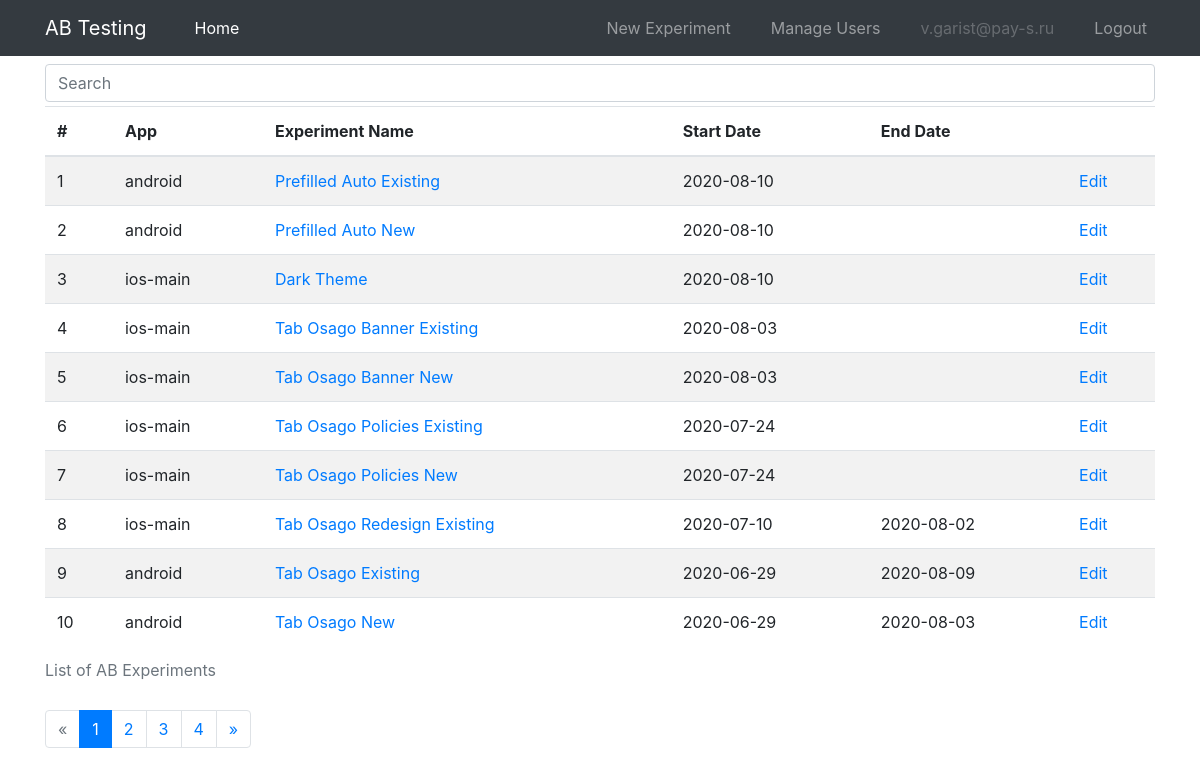
Before: /index (signed in) with the older database file.
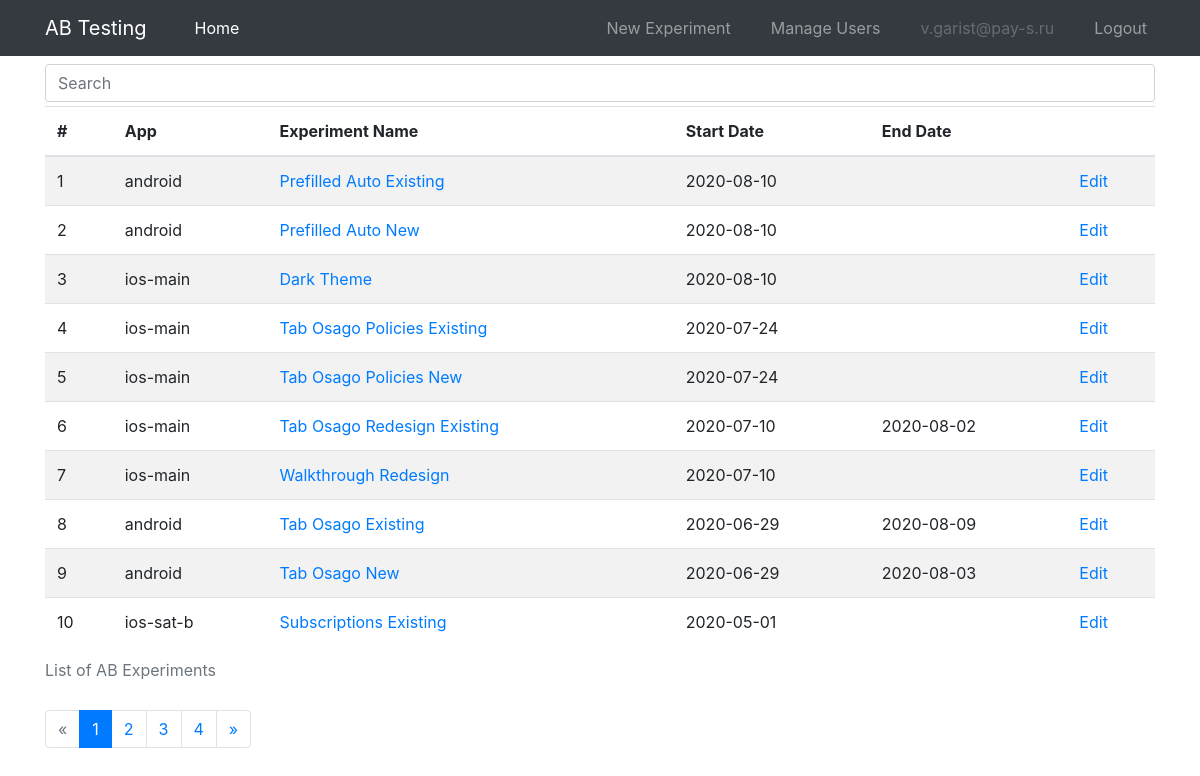
After: the same page with the newer database file.
### models.py (models this page shows, shortened)
class User(UserMixin, db.Model):
    id = db.Column(db.Integer, primary_key=True)
    email = db.Column(db.String(120), index=True, unique=True)
    password_hash = db.Column(db.String(128))
    is_admin = db.Column(db.Boolean, unique=False, default=False)

class ABExperiment(db.Model):
    __tablename__ = "experiment"
    __table_args__ = (db.UniqueConstraint('app_id', 'name', name="unique_constraint_app_exp"), )
    id = db.Column(db.Integer, primary_key=True)
    app_id = db.Column(db.Integer, db.ForeignKey("app.id"))
    name = db.Column(db.String(120), index=True)
    description = db.Column(db.Text)
    metrics = db.Column(db.Text)
    start_date = db.Column(db.Date)
    end_date = db.Column(db.Date)
    options = db.relationship('ABOption', backref='experiment') # cascade="all, delete-orphan"
    @property
    def clean_name(self):
        clean_name = " ".join(
            [i.capitalize() for i in self.name.split("_") if i not in ("exp", "ios", "android")]
        )
        return clean_name

class App(db.Model):
    __tablename__ = "app"
    id = db.Column(db.Integer, primary_key=True)
    name = db.Column(db.String(120), index=True, unique=True)
    experiments = db.relationship('ABExperiment', backref='app')

### ab/ab.py (the view)
@bp.route("/")
@bp.route("/index")
@login_required
def index():
    page = request.args.get("page", default=1, type=int)
    q = request.args.get("q", default="")
    exp_pagination = ABExperiment.query \
        .join(App, ABExperiment.app_id == App.id) \
        .filter(
            (ABExperiment.name.like(f"%{q}%")) | (App.name.like(f"%{q}%"))
        ) \
        .order_by(ABExperiment.start_date.desc(), ABExperiment.name) \
        .limit(100).from_self() \
        .paginate(page=page, per_page=10)
    return render_template("ab/ab_list.html", exp_pagination=exp_pagination, q=q, active_link="home")

### main.py (called while the page is built)
@login.user_loader
def load_user(id):
    return User.query.get(int(id))

### templates/ab/ab_list.html (shortened to what this page needs)
{% extends "base.html" %}
{% from "macros/_pagination.html" import render_pagination %}
{% block content %}
<div class="container">
    <form action="{{ url_for('ab.index') }}" method="GET">
        <div class="form-group mt-2 mb-1">
            <input class="form-control" type="text" name="q" placeholder="Search" aria-label="Search">
        </div>
    </form>
    {% if exp_pagination %}
    <table class="table table-hover table-striped">
        <caption>List of AB Experiments</caption>
        <thead>
            <tr>
                <th scope="col">#</th>
                <th scope="col">App</th>
                <th scope="col">Experiment Name</th>
                <th scope="col">Start Date</th>
                <th scope="col">End Date</th>
                {% if current_user.is_admin %}
                    <th scope="col"></th>
                {% endif %}
            </tr>
        </thead>
        {% for exp in exp_pagination.items %}
        <tr>
            <td>{{ loop.index + ((exp_pagination.page - 1) * exp_pagination.per_page) }}</td>
            <td>{{ exp.app.name }}</td>
            <td><a href="{{ url_for('ab.detail', exp_name=exp.name) }}">{{ exp.clean_name }}</a></td>
            <td>{{ exp.start_date }}</td>
            <td>
                {% if exp.end_date %}
                    {{ exp.end_date }}
                {% endif %}
            </td>
            {% if current_user.is_admin %}
            <td>
                <a href="{{ url_for('admin.edit_experiment', exp_name=exp.name) }}">Edit</a>
            </td>
            {% endif %}
        </tr>
        {% endfor %}
    </table>
    {{ render_pagination(exp_pagination, endpoint='ab.index', q=q) }}
    {% endif %}
</div>
{% endblock %}

### templates/base.html (shortened to what this page needs)
<!DOCTYPE html>
<html>
    <head>
        <link rel="stylesheet" href="https://stackpath.bootstrapcdn.com/bootstrap/4.5.0/css/bootstrap.min.css">
        <link rel="stylesheet" href="https://stackpath.bootstrapcdn.com/font-awesome/4.7.0/css/font-awesome.min.css">
        <link rel="stylesheet" type="text/css" href="{{ url_for('static', filename='css/style.css') }}">
    </head>
    <body>
    <nav class="navbar navbar-expand-md navbar-dark bg-dark fixed-top">
        <div class="container">
            <a class="navbar-brand" href="{{ url_for('ab.index') }}">AB Testing</a>
            <div class="collapse navbar-collapse" id="navbarCollapse">
                <ul class="navbar-nav mr-auto">
                    <li class="nav-item {{ 'active' if active_link == 'home' else None }} ml-4">
                        <a class="nav-link" href="{{ url_for('ab.index') }}">Home</a>
                    </li>
                </ul>
                <ul class="navbar-nav ml-auto">
                {% if current_user.is_authenticated %}
                {% if current_user.is_admin %}
                    <li class="nav-item mr-4 {{ 'active' if active_link == 'create_experiment' else None }}">
                    <a class="nav-link" href="{{ url_for('admin.create_experiment') }}">New Experiment</a>
                    </li>
                    <li class="nav-item mr-4 {{ 'active' if active_link == 'manage_users' else None }}">
                    <a class="nav-link" href="{{ url_for('admin.manage_users') }}">Manage Users</a>
                    </li>
                {% endif %}
                    <li class="nav-item mr-4">
                    <a class="nav-link disabled">{{ current_user.email }}</a>
                    </li>
                    <li class="nav-item">
                    <a class="nav-link" href="{{ url_for('auth.logout') }}">Logout</a>
                    </li>
                {% endif %}
                </ul>
            </div>
        </div>
    </nav>
    {% block content %}
    {% endblock %}
    </body>
</html>

### templates/macros/_pagination.html
{% macro render_pagination(pagination, endpoint, q) %}
<nav aria-label="Page navigation example">
    <ul class="pagination">
        {% if pagination.has_prev %}
            {% if q and q != "" %}
                <li class="page-item"><a class="page-link" href="{{ url_for(endpoint, page=pagination.prev_num, q=q) }}">&laquo;</a></li>
            {% else %}
                <li class="page-item"><a class="page-link" href="{{ url_for(endpoint, page=pagination.prev_num) }}">&laquo;</a></li>
            {% endif %}
        {% else %}
            <li class="page-item disabled"><a class="page-link" href="#">&laquo;</a></li>
        {% endif %}
        {% for page in pagination.iter_pages() %}
            {% if page %}
                {% if page != pagination.page %}
                    {% if q and q != "" %}
                        <li class="page-item"><a class="page-link" href="{{ url_for(endpoint, page=page, q=q) }}">{{ page }}</a></li>
                    {% else %}
                        <li class="page-item"><a class="page-link" href="{{ url_for(endpoint, page=page) }}">{{ page }}</a></li>
                    {% endif %}
                {% else %}
                    <li class="page-item active"><span class="page-link">{{ page }}</span></li>
                {% endif %}
            {% endif %}
        {% endfor %}
        {% if pagination.has_next %}
            {% if q and q != "" %}
                <li class="page-item"><a class="page-link" href="{{ url_for(endpoint, q=q, page=pagination.next_num) }}">&raquo;</a></li>
            {% else %}
                <li class="page-item"><a class="page-link" href="{{ url_for(endpoint, page=pagination.next_num) }}">&raquo;</a></li>
            {% endif %}
        {% else %}
            <li class="page-item disabled"><a class="page-link" href="#">&raquo;</a></li>
        {% endif %}
    </ul>
</nav>
{% endmacro %}

### static/css/style.css (style rules this page uses)
body { padding-top: 3.5rem; }

Changed rows visible on the page:
removed ABExperiment: app.name "ios-main", clean_name "Tab Osago Banner Existing", start_date "2020-08-03"
removed ABExperiment: app.name "ios-main", clean_name "Tab Osago Banner New", start_date "2020-08-03"
now on this page (row edited): ABExperiment: app.name "ios-main", clean_name "Walkthrough Redesign", start_date "2020-07-10"
now on this page (row edited): ABExperiment: app.name "ios-sat-b", clean_name "Subscriptions Existing", start_date "2020-05-01"
